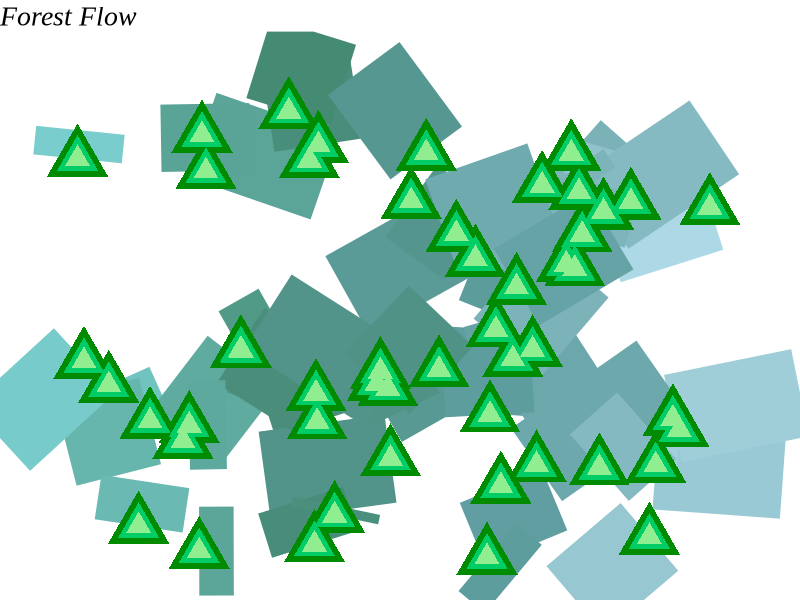

This figure's R source:
## ---- chunk 1
#| label: libraries

library(ggplot2)
library(scales)
library(ggthemes)
library(tibble)
library(gganimate)
library(tidyr)
library(tidyverse)
library(purrr)
library(ggthemes)
## ---- chunk 2
set.seed(1)
n <- 50
dat <- tibble(
  x0 = runif(n),
  y0 = runif(n),
  x1 = x0 + runif(n, min = -.2, max = .2),
  y1 = y0 + runif(n, min = -.2, max = .2),
  shade = runif(n), 
  size = runif(n)
)


pal <- c("darkslategray3", "aquamarine4", "cadetblue", "lightblue")


dat |>
  ggplot(aes(x = x0, y = y0,
             xend = x1, yend = y1,
             color = x0)) +
  geom_segment(show.legend = FALSE, linewidth = 30) +
  geom_point(show.legend = FALSE, size = 15, shape = 17, 
             color = "green4") +
  geom_point(show.legend = FALSE, size = 10, shape = 17, 
             color = "springgreen3") +
  geom_point(show.legend = FALSE, size = 6, shape = 17, 
             color = "lightgreen") +
  
  #coord_polar() +
  scale_y_continuous(expand = c(0, 0)) +
  scale_x_continuous(expand = c(0, 0)) + 
  scale_colour_gradientn(colours = pal) +
  scale_size(range = c(0, 10)) +
  theme_void() +
  labs(title = "Forest Flow") +
  theme(
    plot.title = element_text(family = "Times New Roman", size = 20, 
                              face = "italic", color = "black")
  )
## ---- chunk 3
# source: https://art-from-code.netlify.app/day-1/session-3/
show_polygon <- function(polygon, show_vertices = TRUE, ...) {
  
  pic <- ggplot(polygon, aes(x, y)) +
    geom_polygon(colour = "black", fill = NA, show.legend = FALSE, ...) + 
    coord_equal() + 
    theme_void()
  
  if(show_vertices == TRUE) {
    pic <- pic + geom_point(colour = "black", size = 2)
  }
  print(pic)
}

normalise_radius <- function(x, min, max) {
  normalize(x, from = c(-0.5, 0.5), to = c(min, max))
}

sample_canva <- function(seed = NULL) {
  if(!is.null(seed)) set.seed(seed)
  sample(ggthemes::canva_palettes, 1)[[1]]
}
## ---- chunk 4
# Base diamond shape
diamond <- tibble(
  x = c(0.5, 1, 0.5, 0, 0.5),
  y = c(0, 0.5, 1, 0.5, 0)
)

# Function to create a single diamond shifted by x_shift and y_shift
shift_diamond <- function(r_min, r_max, x_shift, y_shift, id) {
  diamond %>%
    mutate(
      x = x + x_shift,
      y = y + y_shift,
      id = id
    )
}

# Function to create a grid of diamonds
diamond_grid <- function(nx = 10, ny = 6, seed = NULL) {
  if(!is.null(seed)) set.seed(seed)
  
  diamond_settings <- expand_grid(
    r_min = .3, 
    r_max = .4, 
    x_shift = 1:nx, 
    y_shift = 1:ny
  ) %>%
    mutate(id = row_number())
  
  # Iterating across each diamond
  diamond_data <- pmap_dfr(diamond_settings, shift_diamond)
  
  # Building diamond Grid
  diamond_data %>%
    ggplot(aes(x, y, group = id, fill = as.factor(id))) +
    geom_polygon(linewidth = 0, show.legend = FALSE) +
    theme_void() +
    coord_equal(xlim = c(0, nx + 1), ylim = c(0, ny + 1)) +
    transition_time(id) + 
    shadow_mark() +
    labs(title = "Diamond Rainbow") +
    theme(
    plot.title = element_text(family = "Times New Roman", size = 20, 
                              face = "italic", color = "black", hjust = 0.5)
  )
}

# Create and show the grid of diamonds
grid <- diamond_grid(seed = 451)
grid

animate(grid, nframes = 100, fps = 10)

#source for shadow_mark: https://stackoverflow.com/questions/63980842/transition-time-with-shadow-mark-for-only-one-geom-layer
#source for gganimate: https://gganimate.com/
# source: Chatgpt for getting diamond proportions correct and help create shift_diamond function
